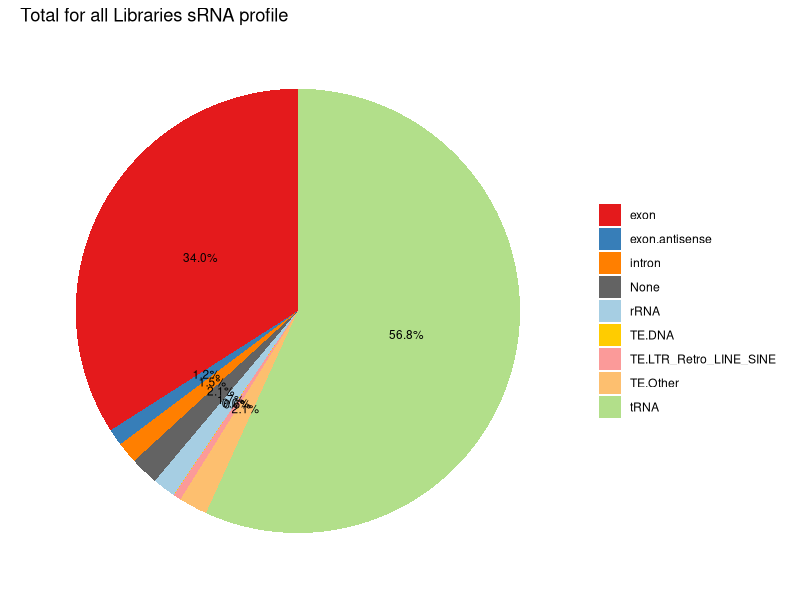
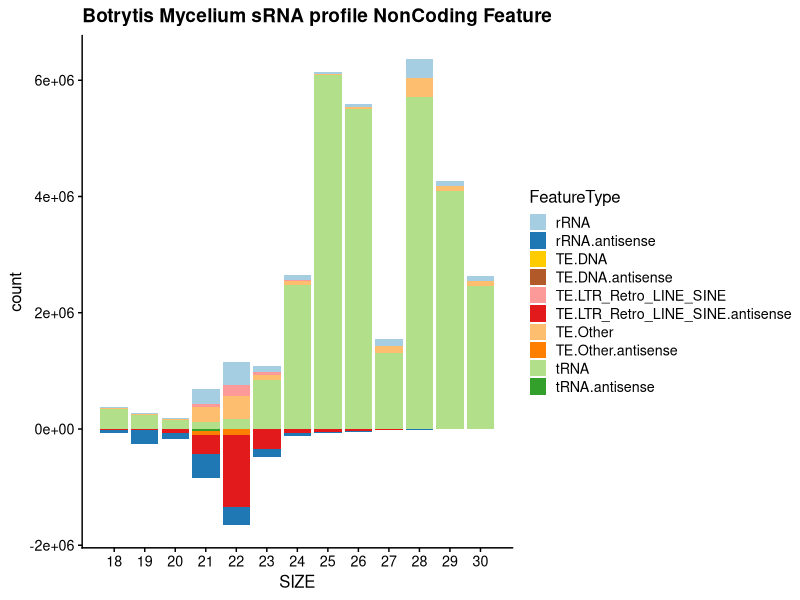
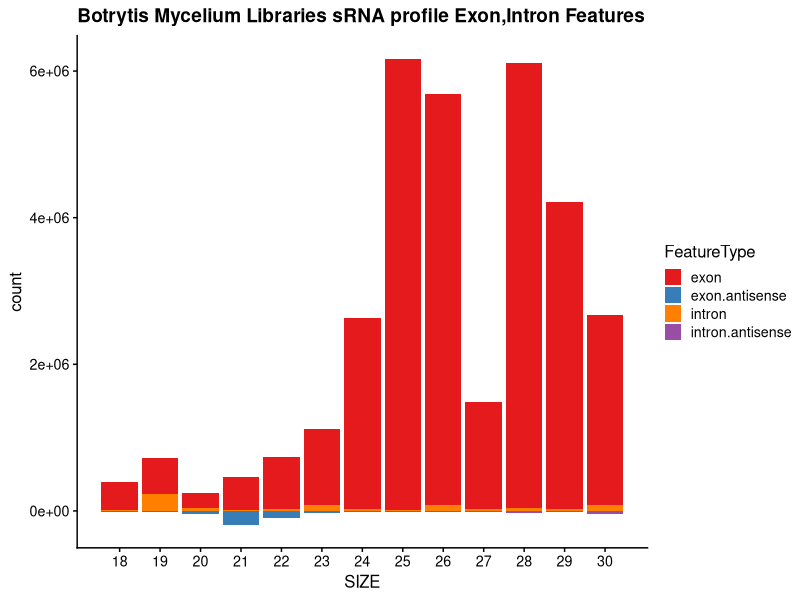
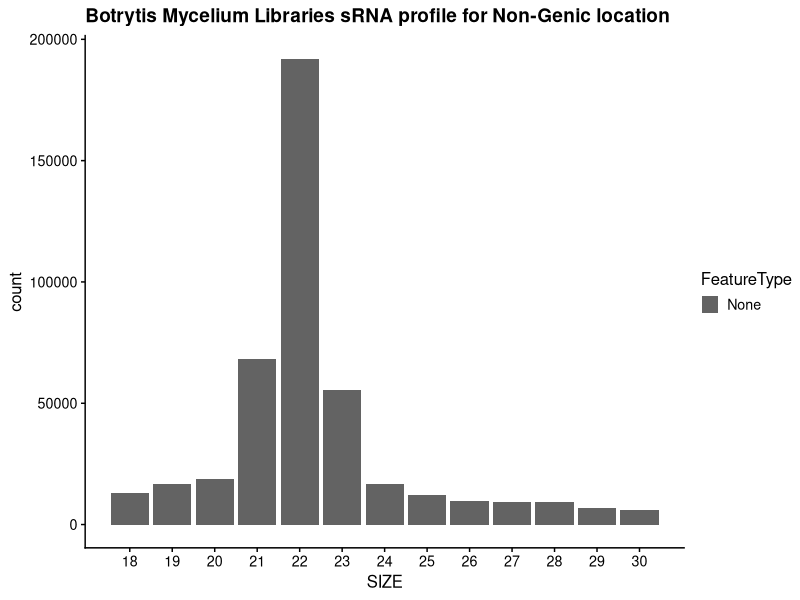
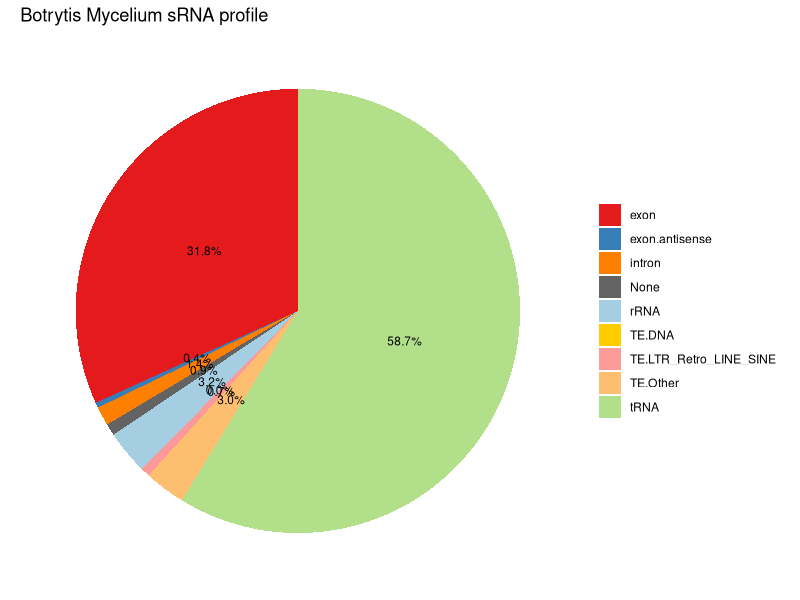
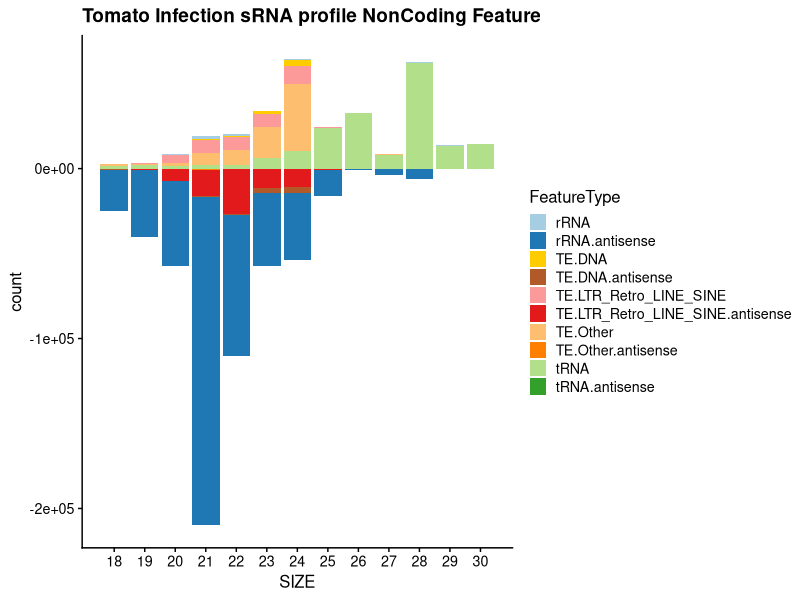
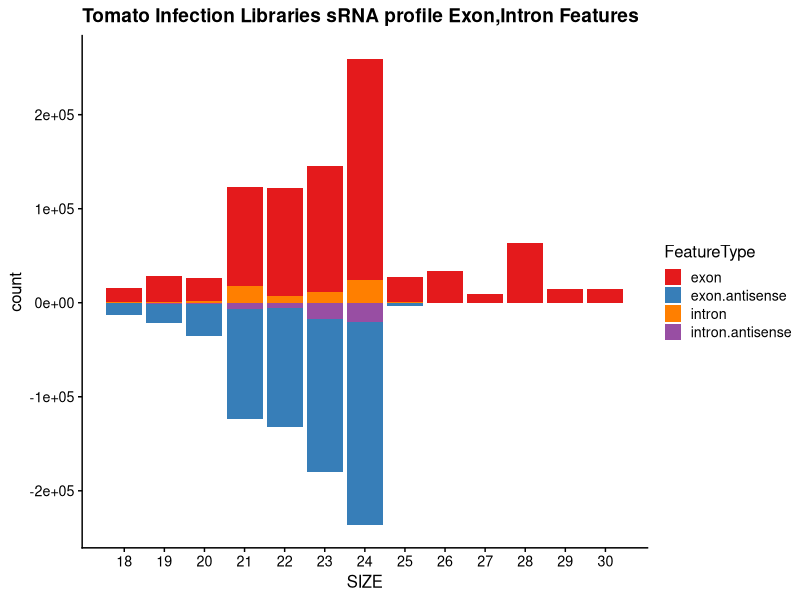
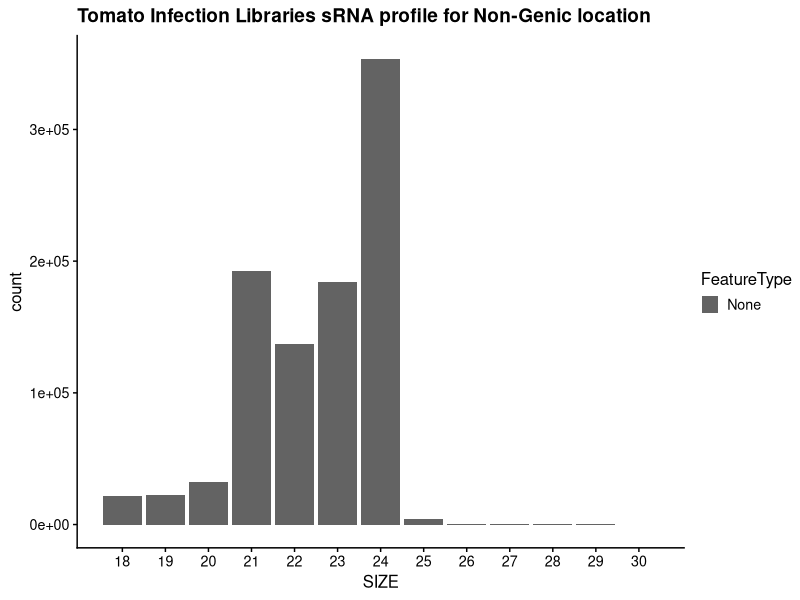

Write the R code that produced these figures, in order.
#!/usr/bin/env Rscript
library(ggplot2)
library(tidyverse)
library(dplyr)
library(RColorBrewer)
library(cowplot)

# some definitions
pairedcolors = brewer.pal(12, "Paired")
green1 = pairedcolors[3]
green2 = pairedcolors[4]
pairedcolors[3] = "#FFCC00"
pairedcolors[4] = "#B15928"
pairedcolors[9] = green1
pairedcolors[10] = green2
pairedcolors[13] = '#FFFF11'
pairedcolors[14] = '#AA0011'

exonColors = brewer.pal(6, "Set1")
exonColors[3] = exonColors[5]
IntergenicColors = rev(brewer.pal(3,"Greys"))

piecolors = pairedcolors
piecolors[1] = exonColors[1]
piecolors[2] = exonColors[2]
piecolors[3] = exonColors[3]
piecolors[4] = IntergenicColors[1]
piecolors[5] = pairedcolors[1]
piecolors[6] = pairedcolors[3]
piecolors[7] = pairedcolors[5]
piecolors[8] = pairedcolors[7]
piecolors[9] = pairedcolors[9]
piecolors[10] = pairedcolors[11]


negate <- function(x) ( -1.0 * x)
add_antisense <- function(x) ( paste0(x,".antisense"))
# setup default plot out
pdf("plots/Combo_all_plots.pdf")

# read in the "all data"
sRNA.Allsense = read_tsv("results/Botrytis_sense_size_profile.tsv") %>% filter(SIZE >= 18)
sRNA.Allantisense = read_tsv("results/Botrytis_antisense_size_profile.tsv") %>% filter(SIZE >= 18)

sRNA.sense <- sRNA.Allsense %>% select(-c('TOTAL')) %>% pivot_longer(!SIZE, names_to = "FeatureType", values_to = "count")
sRNA.noExon <- sRNA.sense %>% filter(FeatureType != 'exon' & FeatureType != "None" & FeatureType != "intron")


sRNA.antisense <- sRNA.Allantisense %>% select(-c('TOTAL')) %>% pivot_longer(!SIZE, names_to = "FeatureType", values_to = "count") %>%
    mutate_at(vars(-c("SIZE","FeatureType")),negate) %>% mutate_at(c("FeatureType"),add_antisense)
sRNA.antinoExon <- sRNA.antisense %>% filter(FeatureType != 'exon.antisense' & FeatureType != "None.antisense" & FeatureType != "intron.antisense")

sRNA.combined <- bind_rows(sRNA.antinoExon,sRNA.noExon) %>% arrange(desc(FeatureType))



pN<-ggplot(sRNA.combined,aes(SIZE,count,fill=FeatureType)) +
    geom_bar(stat='identity',position="stack") + scale_x_discrete(limit = unique(sRNA.combined$SIZE)) +
    theme_cowplot(12) + scale_fill_manual(values = pairedcolors) + ggtitle("Combined all Libraries sRNA profile NonCoding Features")
pN

sRNA.Exon <- bind_rows(sRNA.sense %>% filter(FeatureType == 'exon' | FeatureType == "intron"),
                       sRNA.antisense %>% filter(FeatureType == 'exon.antisense' | FeatureType == "intron.antisense"))

pE<-ggplot(sRNA.Exon,aes(SIZE,count,fill=FeatureType)) +
    geom_bar(stat='identity',position="stack") +
    scale_fill_manual(values = exonColors) +  theme_cowplot(12)  + scale_x_discrete(limit = unique(sRNA.combined$SIZE)) +
    ggtitle("Combined all Libraries sRNA profile Exon,Intron Features")
pE

sRNA.Other <- sRNA.sense %>% filter(FeatureType == 'None')
pO<-ggplot(sRNA.Other,aes(SIZE,count,fill=FeatureType)) +
    geom_bar(stat='identity',position="stack") +
    scale_fill_manual(values = IntergenicColors) +  theme_cowplot(12)  + scale_x_discrete(limit = unique(sRNA.combined$SIZE)) +
    ggtitle("Combined all Libraries sRNA profile for Non-Genic location")
pO


pg <- plot_grid(pN, pE, pO, labels = c('A', 'B', "C"), label_size = 12,ncol = 1,align = "v")
ggsave("plots/All_Libraries_size_profile.pdf",pg,height=18,width=12)

# pie chart time
# make antisense counts, collapse sRNA read length

sRNA.antisenseWoExon <- sRNA.Allsense %>% select(-c('TOTAL')) %>% pivot_longer(!SIZE, names_to = "FeatureType", values_to = "count") %>%
    filter(FeatureType != "exon") %>% group_by(FeatureType) %>% summarize(countAllSize = sum(count))

exonAntisense <- sRNA.antisense %>% filter(FeatureType == "exon.antisense") %>% group_by(FeatureType) %>%
    mutate_at(vars(c(count)),negate) %>% summarize(countAllSize = sum(count))
# combine all sense feature with antisense features, but leave exons.antisense out as separate category
sRNA.combinedAll <- bind_rows(sRNA.sense %>% group_by(FeatureType) %>% summarize(countAllSize = sum(count)),
                              exonAntisense,sRNA.antisenseWoExon) %>% group_by(FeatureType) %>% summarize(countAll = sum(countAllSize))

Total = sum(sRNA.combinedAll %>% select(countAll))

sRNA.combinedAll <- sRNA.combinedAll %>% mutate(Perc=100*(countAll/Total)) # add percentage in
pie <- ggplot(sRNA.combinedAll, aes(x="", y=countAll, fill=FeatureType)) +
    geom_bar(stat="identity", width=1) + geom_text(aes(label = paste0(sprintf("%.1f",Perc), "%")), position = position_stack(vjust=0.5), size=3) +
    coord_polar("y", start=0) +  scale_fill_manual(values = piecolors) + ggtitle("Total for all Libraries sRNA profile") +
    theme_classic() +  labs(x = NULL, y = NULL, fill = NULL) +   theme(axis.line = element_blank(),
                                                                       axis.text = element_blank(),
                                                                       axis.ticks = element_blank())

pie
ggsave("plots/All_Libraries_Piechart.pdf",pie)

######

# B
sRNA.Bsense = read_tsv("results/Botrytis_sense_ExprB_size_profile.tsv") %>% filter(SIZE >= 18)
sRNA.Bantisense = read_tsv("results/Botrytis_antisense_ExprB_size_profile.tsv") %>% filter(SIZE >= 18)

sRNA.sense <- sRNA.Bsense %>% select(-c('TOTAL')) %>% pivot_longer(!SIZE, names_to = "FeatureType", values_to = "count")
sRNA.noExon <- sRNA.sense %>% filter(FeatureType != 'exon' & FeatureType != "None" & FeatureType != "intron")

sRNA.antisense <- sRNA.Bantisense %>% select(-c('TOTAL')) %>% pivot_longer(!SIZE, names_to = "FeatureType", values_to = "count") %>%
    mutate_at(vars(-c("SIZE","FeatureType")),negate) %>% mutate_at(c("FeatureType"),add_antisense)
sRNA.antinoExon <- sRNA.antisense %>% filter(FeatureType != 'exon.antisense' & FeatureType != "None.antisense" & FeatureType != "intron.antisense")

sRNA.combined <- bind_rows(sRNA.antinoExon,sRNA.noExon) %>% arrange(desc(FeatureType))

pN<-ggplot(sRNA.combined,aes(SIZE,count,fill=FeatureType)) +
    geom_bar(stat='identity',position="stack") + scale_x_discrete(limit = unique(sRNA.combined$SIZE)) +
    theme_cowplot(12) + scale_fill_manual(values = pairedcolors) + ggtitle("Botrytis Mycelium sRNA profile NonCoding Feature")
pN

sRNA.Exon <- bind_rows(sRNA.sense %>% filter(FeatureType == 'exon' | FeatureType == "intron"),
                       sRNA.antisense %>% filter(FeatureType == 'exon.antisense' | FeatureType == "intron.antisense"))

pE<-ggplot(sRNA.Exon,aes(SIZE,count,fill=FeatureType)) +
    geom_bar(stat='identity',position="stack") +
    scale_fill_manual(values = exonColors) +  theme_cowplot(12)  + scale_x_discrete(limit = unique(sRNA.combined$SIZE)) +
    ggtitle("Botrytis Mycelium Libraries sRNA profile Exon,Intron Features")
pE

sRNA.Other <- sRNA.sense %>% filter(FeatureType == 'None')
pO<-ggplot(sRNA.Other,aes(SIZE,count,fill=FeatureType)) +
    geom_bar(stat='identity',position="stack") +
    scale_fill_manual(values = IntergenicColors)  +  theme_cowplot(12)  + scale_x_discrete(limit = unique(sRNA.combined$SIZE)) +
    ggtitle("Botrytis Mycelium Libraries sRNA profile for Non-Genic location")
pO

pg <- plot_grid(pN, pE, pO, labels = c('A', 'B', "C"), label_size = 12,ncol = 1,align = "v")
ggsave("plots/Mycelium_size_profile.pdf",pg,height=18,width=12)

# pie chart time
# make antisense counts, collapse sRNA read length

sRNA.antisenseWoExon <- sRNA.Bsense %>% select(-c('TOTAL')) %>% pivot_longer(!SIZE, names_to = "FeatureType", values_to = "count") %>%
    filter(FeatureType != "exon") %>% group_by(FeatureType) %>% summarize(countAllSize = sum(count))

exonAntisense <- sRNA.antisense %>% filter(FeatureType == "exon.antisense") %>% group_by(FeatureType) %>%
    mutate_at(vars(c(count)),negate) %>% summarize(countAllSize = sum(count))
# combine all sense feature with antisense features, but leave exons.antisense out as separate category
sRNA.combinedAll <- bind_rows(sRNA.sense %>% group_by(FeatureType) %>% summarize(countAllSize = sum(count)),
                              exonAntisense,sRNA.antisenseWoExon) %>% group_by(FeatureType) %>% summarize(countAll = sum(countAllSize))

Total = sum(sRNA.combinedAll %>% select(countAll))

sRNA.combinedAll <- sRNA.combinedAll %>% mutate(Perc=100*(countAll/Total)) # add percentage in
pie <- ggplot(sRNA.combinedAll, aes(x="", y=countAll, fill=FeatureType)) +
    geom_bar(stat="identity", width=1) + geom_text(aes(label = paste0(sprintf("%.1f",Perc), "%")), position = position_stack(vjust=0.5), size=3) +
    coord_polar("y", start=0) +  scale_fill_manual(values = piecolors) + ggtitle("Botrytis Mycelium sRNA profile") +
    theme_classic() +  labs(x = NULL, y = NULL, fill = NULL) +   theme(axis.line = element_blank(),
                                                                       axis.text = element_blank(),
                                                                       axis.ticks = element_blank())

pie
ggsave("plots/Mycelium_Piechart.pdf",pie,height=8,width=8)


## Infection
sRNA.Isense = read_tsv("results/Botrytis_sense_ExprI_size_profile.tsv") %>% filter(SIZE >= 18)
sRNA.Iantisense = read_tsv("results/Botrytis_antisense_ExprI_size_profile.tsv") %>% filter(SIZE >= 18)

sRNA.sense <- sRNA.Isense %>% select(-c('TOTAL')) %>% pivot_longer(!SIZE, names_to = "FeatureType", values_to = "count")
sRNA.noExon <- sRNA.sense %>% filter(FeatureType != 'exon' & FeatureType != "None" & FeatureType != "intron")

sRNA.antisense <- sRNA.Iantisense %>% select(-c('TOTAL')) %>% pivot_longer(!SIZE, names_to = "FeatureType", values_to = "count") %>%
    mutate_at(vars(-c("SIZE","FeatureType")),negate) %>% mutate_at(c("FeatureType"),add_antisense)
sRNA.antinoExon <- sRNA.antisense %>% filter(FeatureType != 'exon.antisense' & FeatureType != "None.antisense" & FeatureType != "intron.antisense")

sRNA.combined <- bind_rows(sRNA.antinoExon,sRNA.noExon) %>% arrange(desc(FeatureType))

pN<-ggplot(sRNA.combined,aes(SIZE,count,fill=FeatureType)) +
    geom_bar(stat='identity',position="stack") + scale_x_discrete(limit = unique(sRNA.combined$SIZE)) +
    theme_cowplot(12) + scale_fill_manual(values = pairedcolors) + ggtitle("Tomato Infection sRNA profile NonCoding Feature")
pN

sRNA.Exon <- bind_rows(sRNA.sense %>% filter(FeatureType == 'exon' | FeatureType == "intron"),
                       sRNA.antisense %>% filter(FeatureType == 'exon.antisense' | FeatureType == "intron.antisense"))

pE<-ggplot(sRNA.Exon,aes(SIZE,count,fill=FeatureType)) +
    geom_bar(stat='identity',position="stack") +
    scale_fill_manual(values = exonColors) +  theme_cowplot(12)  + scale_x_discrete(limit = unique(sRNA.combined$SIZE)) +
    ggtitle("Tomato Infection Libraries sRNA profile Exon,Intron Features")
pE

sRNA.Other <- sRNA.sense %>% filter(FeatureType == 'None')
pO<-ggplot(sRNA.Other,aes(SIZE,count,fill=FeatureType)) +
    geom_bar(stat='identity',position="stack") +
    scale_fill_manual(values = IntergenicColors) +  theme_cowplot(12)  + scale_x_discrete(limit = unique(sRNA.combined$SIZE)) +
    ggtitle("Tomato Infection Libraries sRNA profile for Non-Genic location")
pO

pg <- plot_grid(pN, pE, pO, labels = c('A', 'B', "C"), label_size = 12,ncol = 1,align = "v")
ggsave("plots/TomatoInfection_size_profile.pdf",pg,height=18,width=12)

# pie chart time
# make antisense counts, collapse sRNA read length

sRNA.antisenseWoExon <- sRNA.Isense %>% select(-c('TOTAL')) %>% pivot_longer(!SIZE, names_to = "FeatureType", values_to = "count") %>%
    filter(FeatureType != "exon") %>% group_by(FeatureType) %>% summarize(countAllSize = sum(count))

exonAntisense <- sRNA.antisense %>% filter(FeatureType == "exon.antisense") %>% group_by(FeatureType) %>%
    mutate_at(vars(c(count)),negate) %>% summarize(countAllSize = sum(count))
# combine all sense feature with antisense features, but leave exons.antisense out as separate category
sRNA.combinedAll <- bind_rows(sRNA.sense %>% group_by(FeatureType) %>% summarize(countAllSize = sum(count)),
                              exonAntisense,sRNA.antisenseWoExon) %>% group_by(FeatureType) %>% summarize(countAll = sum(countAllSize))

Total = sum(sRNA.combinedAll %>% select(countAll))

sRNA.combinedAll <- sRNA.combinedAll %>% mutate(Perc=100*(countAll/Total)) # add percentage in
pie <- ggplot(sRNA.combinedAll, aes(x="", y=countAll, fill=FeatureType)) +
    geom_bar(stat="identity", width=1) + geom_text(aes(label = paste0(sprintf("%.1f",Perc), "%")), position = position_stack(vjust=0.5), size=3) +
    coord_polar("y", start=0) +  scale_fill_manual(values = piecolors) + ggtitle("Botrytis Tomato Infection sRNA profile") +
    theme_classic() +  labs(x = NULL, y = NULL, fill = NULL) +   theme(axis.line = element_blank(),
                                                                       axis.text = element_blank(),
                                                                       axis.ticks = element_blank())

pie
ggsave("plots/TomatoInfection_Piechart.pdf",pie,width=8,height=8)


####
# Mock
sRNA.Msense = read_tsv("results/Botrytis_sense_ExprM_size_profile.tsv") %>% filter(SIZE >= 18)
sRNA.Mantisense = read_tsv("results/Botrytis_antisense_ExprM_size_profile.tsv") %>% filter(SIZE >= 18)

sRNA.sense <- sRNA.Msense %>% select(-c('TOTAL')) %>% pivot_longer(!SIZE, names_to = "FeatureType", values_to = "count")
sRNA.noExon <- sRNA.sense %>% filter(FeatureType != 'exon' & FeatureType != "None" & FeatureType != "intron")

sRNA.antisense <- sRNA.Mantisense %>% select(-c('TOTAL')) %>% pivot_longer(!SIZE, names_to = "FeatureType", values_to = "count") %>%
    mutate_at(vars(-c("SIZE","FeatureType")),negate) %>% mutate_at(c("FeatureType"),add_antisense)
sRNA.antinoExon <- sRNA.antisense %>% filter(FeatureType != 'exon.antisense' & FeatureType != "None.antisense" & FeatureType != "intron.antisense")

sRNA.combined <- bind_rows(sRNA.antinoExon,sRNA.noExon) %>% arrange(desc(FeatureType))

pN<-ggplot(sRNA.combined,aes(SIZE,count,fill=FeatureType)) +
    geom_bar(stat='identity',position="stack") + scale_x_discrete(limit = unique(sRNA.combined$SIZE)) +
    theme_cowplot(12) + scale_fill_manual(values = pairedcolors) + ggtitle("Tomato Mock Infection sRNA profile NonCoding Feature")
pN

pE<-ggplot(sRNA.Exon,aes(SIZE,count,fill=FeatureType)) +
    geom_bar(stat='identity',position="stack") +
    scale_fill_manual(values = exonColors) +  theme_cowplot(12)  + scale_x_discrete(limit = unique(sRNA.combined$SIZE)) +
    ggtitle("Tomato Mock Infection Libraries sRNA profile Exon,Intron Features")
pE

sRNA.Other <- sRNA.sense %>% filter(FeatureType == 'None')
pO<-ggplot(sRNA.Other,aes(SIZE,count,fill=FeatureType)) +
    geom_bar(stat='identity',position="stack") +
    scale_fill_manual(values = IntergenicColors) +  theme_cowplot(12)  + scale_x_discrete(limit = unique(sRNA.combined$SIZE)) +
    ggtitle("Tomato Mock Infection Libraries sRNA profile for Non-Genic location")
pO

pg <- plot_grid(pN, pE, pO, labels = c('A', 'B', "C"), label_size = 12,ncol = 1,align = "v")
ggsave("plots/MockInfection_size_profile.pdf",pg,height=18,width=12)

# pie chart time
# make antisense counts, collapse sRNA read length

sRNA.antisenseWoExon <- sRNA.Isense %>% select(-c('TOTAL')) %>% pivot_longer(!SIZE, names_to = "FeatureType", values_to = "count") %>%
    filter(FeatureType != "exon") %>% group_by(FeatureType) %>% summarize(countAllSize = sum(count))

exonAntisense <- sRNA.antisense %>% filter(FeatureType == "exon.antisense") %>% group_by(FeatureType) %>%
    mutate_at(vars(c(count)),negate) %>% summarize(countAllSize = sum(count))
# combine all sense feature with antisense features, but leave exons.antisense out as separate category
sRNA.combinedAll <- bind_rows(sRNA.sense %>% group_by(FeatureType) %>% summarize(countAllSize = sum(count)),
                              exonAntisense,sRNA.antisenseWoExon) %>% group_by(FeatureType) %>% summarize(countAll = sum(countAllSize))

Total = sum(sRNA.combinedAll %>% select(countAll))

sRNA.combinedAll <- sRNA.combinedAll %>% mutate(Perc=100*(countAll/Total)) # add percentage in
pie <- ggplot(sRNA.combinedAll, aes(x="", y=countAll, fill=FeatureType)) +
    geom_bar(stat="identity", width=1) + geom_text(aes(label = paste0(sprintf("%.1f",Perc), "%")), position = position_stack(vjust=0.5), size=3) +
    coord_polar("y", start=0) +  scale_fill_manual(values = piecolors) + ggtitle("Mock Tomato Infection sRNA profile") +
    theme_classic() +  labs(x = NULL, y = NULL, fill = NULL) +   theme(axis.line = element_blank(),
                                                                       axis.text = element_blank(),
                                                                       axis.ticks = element_blank())

pie
ggsave("plots/MockInfection_Piechart.pdf",pie,width=8,height=8)
